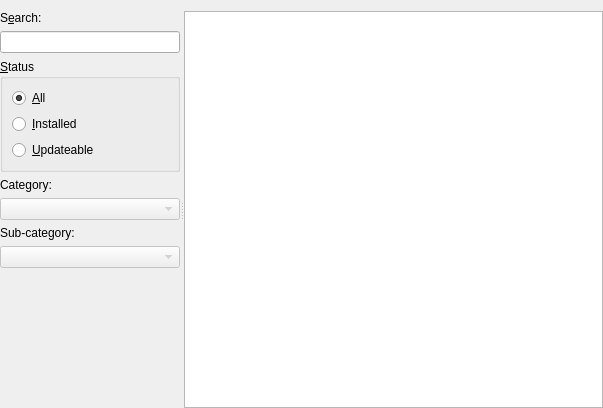
<?xml version="1.0" encoding="UTF-8"?>
<ui version="4.0">
 <class>MainFrame</class>
 <widget class="QFrame" name="MainFrame">
  <property name="geometry">
   <rect>
    <x>0</x>
    <y>0</y>
    <width>603</width>
    <height>408</height>
   </rect>
  </property>
  <property name="windowTitle">
   <string>Frame</string>
  </property>
  <property name="frameShape">
   <enum>QFrame::NoFrame</enum>
  </property>
  <property name="frameShadow">
   <enum>QFrame::Plain</enum>
  </property>
  <property name="lineWidth">
   <number>0</number>
  </property>
  <layout class="QVBoxLayout" name="verticalLayout">
   <property name="leftMargin">
    <number>0</number>
   </property>
   <property name="topMargin">
    <number>11</number>
   </property>
   <property name="rightMargin">
    <number>0</number>
   </property>
   <property name="bottomMargin">
    <number>0</number>
   </property>
   <item>
    <widget class="QSplitter" name="splitter">
     <property name="sizePolicy">
      <sizepolicy hsizetype="Expanding" vsizetype="Expanding">
       <horstretch>1</horstretch>
       <verstretch>1</verstretch>
      </sizepolicy>
     </property>
     <property name="minimumSize">
      <size>
       <width>583</width>
       <height>0</height>
      </size>
     </property>
     <property name="autoFillBackground">
      <bool>false</bool>
     </property>
     <property name="orientation">
      <enum>Qt::Horizontal</enum>
     </property>
     <widget class="QWidget" name="layoutWidget">
      <layout class="QVBoxLayout" name="verticalLayout_3">
       <item>
        <widget class="QLabel" name="label_3">
         <property name="text">
          <string>S&amp;earch:</string>
         </property>
         <property name="buddy">
          <cstring>lineEditText</cstring>
         </property>
        </widget>
       </item>
       <item>
        <widget class="QLineEdit" name="lineEditText">
         <property name="minimumSize">
          <size>
           <width>180</width>
           <height>0</height>
          </size>
         </property>
         <property name="baseSize">
          <size>
           <width>0</width>
           <height>0</height>
          </size>
         </property>
         <property name="toolTip">
          <string>&lt;!DOCTYPE HTML PUBLIC &quot;-//W3C//DTD HTML 4.0//EN&quot; &quot;http://www.w3.org/TR/REC-html40/strict.dtd&quot;&gt;
&lt;html&gt;&lt;head&gt;&lt;meta name=&quot;qrichtext&quot; content=&quot;1&quot; /&gt;&lt;style type=&quot;text/css&quot;&gt;
p, li { white-space: pre-wrap; }
&lt;/style&gt;&lt;/head&gt;&lt;body style=&quot;width: 10cm; font-family:'MS Shell Dlg 2'; font-size:8.25pt; font-weight:400; font-style:normal;&quot;&gt;
&lt;p style=&quot; margin-top:0px; margin-bottom:0px; margin-left:0px; margin-right:0px; -qt-block-indent:0; text-indent:0px;&quot;&gt;&lt;span style=&quot; font-size:8pt;&quot;&gt;Enter here your search text. You can enter multiple words if a package should contain all of them. The search is case insensitive. No special characters are filtered out.&lt;/span&gt;&lt;/p&gt;&lt;/body&gt;&lt;/html&gt;</string>
         </property>
        </widget>
       </item>
       <item>
        <widget class="QGroupBox" name="groupBox">
         <property name="title">
          <string>&amp;Status</string>
         </property>
         <property name="flat">
          <bool>true</bool>
         </property>
         <property name="checkable">
          <bool>false</bool>
         </property>
         <layout class="QVBoxLayout" name="verticalLayout_2">
          <item>
           <widget class="QRadioButton" name="radioButtonAll">
            <property name="text">
             <string>&amp;All</string>
            </property>
            <property name="checked">
             <bool>true</bool>
            </property>
           </widget>
          </item>
          <item>
           <widget class="QRadioButton" name="radioButtonInstalled">
            <property name="text">
             <string>&amp;Installed</string>
            </property>
           </widget>
          </item>
          <item>
           <widget class="QRadioButton" name="radioButtonUpdateable">
            <property name="text">
             <string>&amp;Updateable</string>
            </property>
           </widget>
          </item>
         </layout>
        </widget>
       </item>
       <item>
        <widget class="QLabel" name="label">
         <property name="text">
          <string>Category:</string>
         </property>
         <property name="buddy">
          <cstring>comboBoxCategory0</cstring>
         </property>
        </widget>
       </item>
       <item>
        <widget class="QComboBox" name="comboBoxCategory0">
         <property name="enabled">
          <bool>false</bool>
         </property>
        </widget>
       </item>
       <item>
        <widget class="QLabel" name="label_2">
         <property name="text">
          <string>Sub-category:</string>
         </property>
         <property name="buddy">
          <cstring>comboBoxCategory1</cstring>
         </property>
        </widget>
       </item>
       <item>
        <widget class="QComboBox" name="comboBoxCategory1">
         <property name="enabled">
          <bool>false</bool>
         </property>
        </widget>
       </item>
       <item>
        <spacer name="verticalSpacer">
         <property name="orientation">
          <enum>Qt::Vertical</enum>
         </property>
         <property name="sizeHint" stdset="0">
          <size>
           <width>20</width>
           <height>40</height>
          </size>
         </property>
        </spacer>
       </item>
      </layout>
     </widget>
     <widget class="QTableView" name="tableWidget">
      <property name="enabled">
       <bool>true</bool>
      </property>
      <property name="sizePolicy">
       <sizepolicy hsizetype="Expanding" vsizetype="Expanding">
        <horstretch>1</horstretch>
        <verstretch>0</verstretch>
       </sizepolicy>
      </property>
      <property name="mouseTracking">
       <bool>true</bool>
      </property>
      <property name="contextMenuPolicy">
       <enum>Qt::ActionsContextMenu</enum>
      </property>
      <property name="frameShape">
       <enum>QFrame::StyledPanel</enum>
      </property>
      <property name="tabKeyNavigation">
       <bool>false</bool>
      </property>
      <property name="alternatingRowColors">
       <bool>false</bool>
      </property>
      <property name="selectionMode">
       <enum>QAbstractItemView::ExtendedSelection</enum>
      </property>
      <property name="selectionBehavior">
       <enum>QAbstractItemView::SelectRows</enum>
      </property>
      <property name="gridStyle">
       <enum>Qt::SolidLine</enum>
      </property>
      <property name="sortingEnabled">
       <bool>true</bool>
      </property>
     </widget>
    </widget>
   </item>
  </layout>
 </widget>
 <tabstops>
  <tabstop>radioButtonAll</tabstop>
  <tabstop>radioButtonInstalled</tabstop>
  <tabstop>radioButtonUpdateable</tabstop>
  <tabstop>tableWidget</tabstop>
 </tabstops>
 <resources/>
 <connections/>
</ui>
